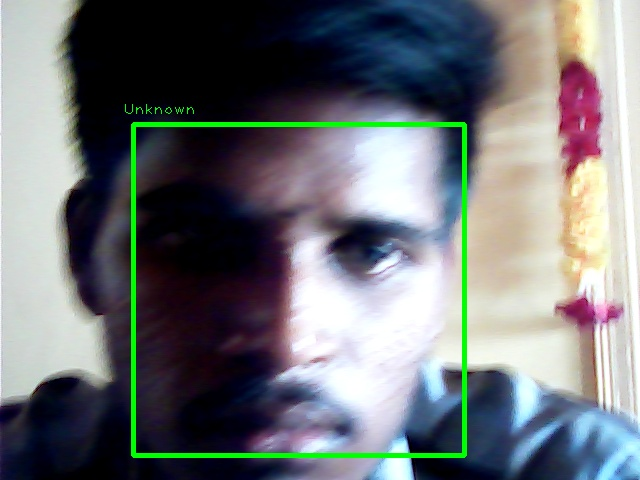
#> input picture unKnown.jpg, 640 x 480 px, given in place of the camera
$ python create_data.py
#> lines starting #> are read from the running program, lines starting #| are printed output that depends on the picture; after the words box and inside, x2 and y2 are one past the last pixel; in counts of white or black regions, pixels touching at a corner belong together
import cv2 #opencv
import os #library os

haar_file = 'haarcascade_frontalface_default.xml'
datasets = 'dataset'
sub_data = 'god'

path = os.path.join(datasets, sub_data) #/dataset/sanjay

if not os.path.isdir(path): #if this folder is not present
    os.mkdir(path) #create that folder

(width, height) = (130, 100)


face_cascade = cv2.CascadeClassifier(haar_file) #loading face detection alg.
webcam = cv2.VideoCapture(1) #camera initialization

count = 1

while count < 31:
    print(count)
    (_, im) = webcam.read() #read frame from camera
#> im is the input picture: shape (480, 640, 3); mean B, G, R 118.6, 115.7, 111.9
    gray = cv2.cvtColor(im, cv2.COLOR_BGR2GRAY) #color frame to gray
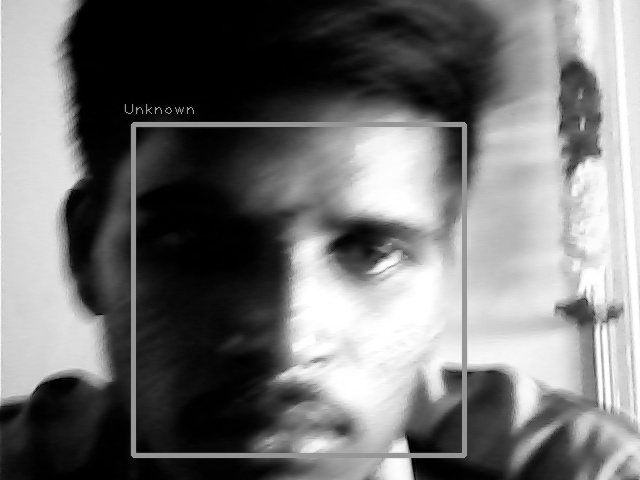
#> gray: shape (480, 640); min 0, max 255, mean 114.9
    faces = face_cascade.detectMultiScale(gray, 1.3, 4) #detect face.
#> faces = [[130, 124, 331, 331]]
    for (x,y,w,h) in faces:
        cv2.rectangle(im,(x,y),(x+w,y+h),(255,0,0),2) #draw rectangle around face
        face = gray[y:y + h, x:x + w] #crop only face part
        face_resize = cv2.resize(face, (width, height))
        cv2.imwrite('%s/%s.png' % (path,count), face_resize)
        count += 1
#> this loop made 1 pass
#> (x, y, w, h, count) on pass 1: (130, 124, 331, 331, 2)
#> pass 1, `face = gray[y:y + h, x:x + w]`:
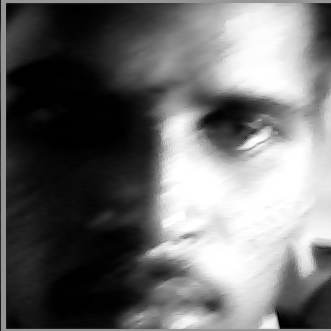
#> face: shape (331, 331); min 0, max 255, mean 109.3
#> pass 1, `face_resize = cv2.resize(face, (width, height))`:
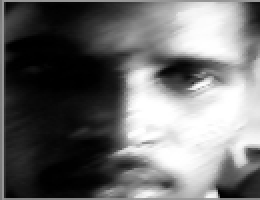
#> face_resize: shape (100, 130) (shown 2 times larger); min 0, max 255, mean 109.4
#> after the loop:
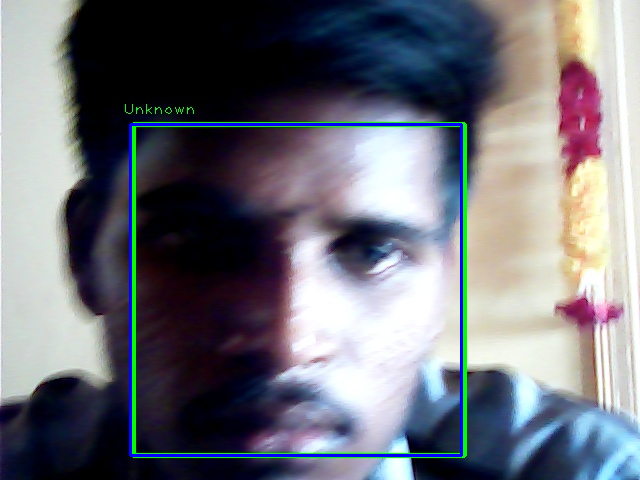
#> im: shape (480, 640, 3); 1.29% of pixels changed, all inside (x1, y1, x2, y2) = (129, 123, 463, 457)
#> after the loop, count = 2

    cv2.imshow('OpenCV', im)
    key = cv2.waitKey(10)
#> (key Esc is pressed here)
    if key == 27:
        break
webcam.release()
cv2.destroyAllWindows()
